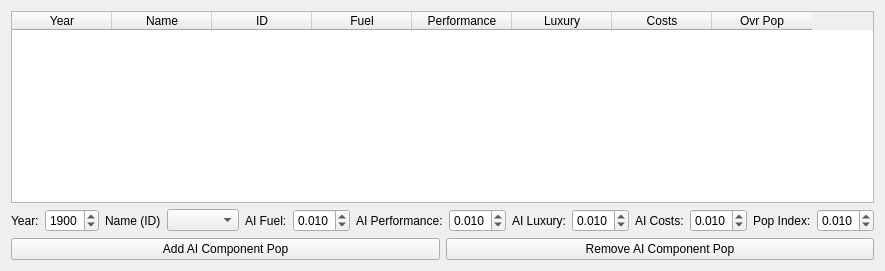
     <widget class="QWidget" name="tab_15">
      <attribute name="title">
       <string>AI Pop</string>
      </attribute>
      <layout class="QGridLayout" name="gridLayout_16">
       <item row="1" column="0">
        <layout class="QHBoxLayout" name="horizontalLayout_69">
         <item>
          <widget class="QLabel" name="label_157">
           <property name="text">
            <string>Year:</string>
           </property>
          </widget>
         </item>
         <item>
          <widget class="QSpinBox" name="spinBox_aipop_year">
           <property name="minimum">
            <number>1800</number>
           </property>
           <property name="maximum">
            <number>9999</number>
           </property>
           <property name="value">
            <number>1900</number>
           </property>
          </widget>
         </item>
         <item>
          <widget class="QLabel" name="label_158">
           <property name="text">
            <string>Name (ID)</string>
           </property>
          </widget>
         </item>
         <item>
          <widget class="QComboBox" name="comboBox_aipop_id">
           <property name="sizePolicy">
            <sizepolicy hsizetype="Expanding" vsizetype="Fixed">
             <horstretch>0</horstretch>
             <verstretch>0</verstretch>
            </sizepolicy>
           </property>
          </widget>
         </item>
         <item>
          <widget class="QLabel" name="label_159">
           <property name="text">
            <string>AI Fuel:</string>
           </property>
          </widget>
         </item>
         <item>
          <widget class="QDoubleSpinBox" name="spinBox_aipop_fuel">
           <property name="decimals">
            <number>3</number>
           </property>
           <property name="maximum">
            <double>1.000000000000000</double>
           </property>
           <property name="singleStep">
            <double>0.010000000000000</double>
           </property>
           <property name="value">
            <double>0.010000000000000</double>
           </property>
          </widget>
         </item>
         <item>
          <widget class="QLabel" name="label_160">
           <property name="text">
            <string>AI Performance:</string>
           </property>
          </widget>
         </item>
         <item>
          <widget class="QDoubleSpinBox" name="spinBox_aipop_performance">
           <property name="decimals">
            <number>3</number>
           </property>
           <property name="maximum">
            <double>1.000000000000000</double>
           </property>
           <property name="singleStep">
            <double>0.010000000000000</double>
           </property>
           <property name="value">
            <double>0.010000000000000</double>
           </property>
          </widget>
         </item>
         <item>
          <widget class="QLabel" name="label_161">
           <property name="text">
            <string>AI Luxury:</string>
           </property>
          </widget>
         </item>
         <item>
          <widget class="QDoubleSpinBox" name="spinBox_aipop_luxury">
           <property name="decimals">
            <number>3</number>
           </property>
           <property name="maximum">
            <double>1.000000000000000</double>
           </property>
           <property name="singleStep">
            <double>0.010000000000000</double>
           </property>
           <property name="value">
            <double>0.010000000000000</double>
           </property>
          </widget>
         </item>
         <item>
          <widget class="QLabel" name="label_162">
           <property name="text">
            <string>AI Costs:</string>
           </property>
          </widget>
         </item>
         <item>
          <widget class="QDoubleSpinBox" name="spinBox_aipop_costs">
           <property name="decimals">
            <number>3</number>
           </property>
           <property name="maximum">
            <double>1.000000000000000</double>
           </property>
           <property name="singleStep">
            <double>0.010000000000000</double>
           </property>
           <property name="value">
            <double>0.010000000000000</double>
           </property>
          </widget>
         </item>
         <item>
          <widget class="QLabel" name="label_163">
           <property name="text">
            <string>Pop Index:</string>
           </property>
          </widget>
         </item>
         <item>
          <widget class="QDoubleSpinBox" name="spinBox_aipop_ovrpop">
           <property name="decimals">
            <number>3</number>
           </property>
           <property name="maximum">
            <double>1.000000000000000</double>
           </property>
           <property name="singleStep">
            <double>0.010000000000000</double>
           </property>
           <property name="value">
            <double>0.010000000000000</double>
           </property>
          </widget>
         </item>
        </layout>
       </item>
       <item row="0" column="0">
        <widget class="QTableWidget" name="table_aipop">
         <column>
          <property name="text">
           <string>Year</string>
          </property>
         </column>
         <column>
          <property name="text">
           <string>Name</string>
          </property>
         </column>
         <column>
          <property name="text">
           <string>ID</string>
          </property>
         </column>
         <column>
          <property name="text">
           <string>Fuel</string>
          </property>
         </column>
         <column>
          <property name="text">
           <string>Performance</string>
          </property>
         </column>
         <column>
          <property name="text">
           <string>Luxury</string>
          </property>
         </column>
         <column>
          <property name="text">
           <string>Costs</string>
          </property>
         </column>
         <column>
          <property name="text">
           <string>Ovr Pop</string>
          </property>
         </column>
        </widget>
       </item>
       <item row="2" column="0">
        <layout class="QHBoxLayout" name="horizontalLayout_70">
         <item>
          <widget class="QPushButton" name="button_aipop_add">
           <property name="text">
            <string>Add AI Component Pop</string>
           </property>
          </widget>
         </item>
         <item>
          <widget class="QPushButton" name="button_aipop_remove">
           <property name="text">
            <string>Remove AI Component Pop</string>
           </property>
          </widget>
         </item>
        </layout>
       </item>
      </layout>
     </widget>
